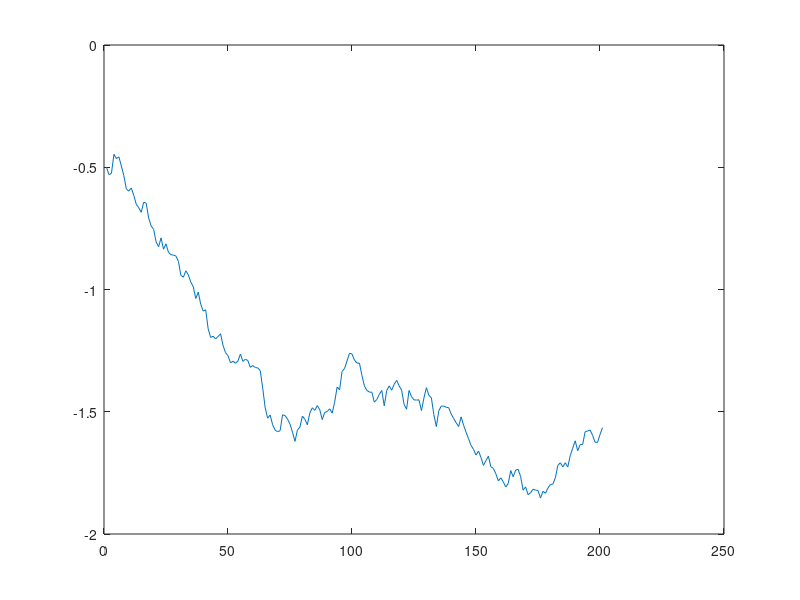
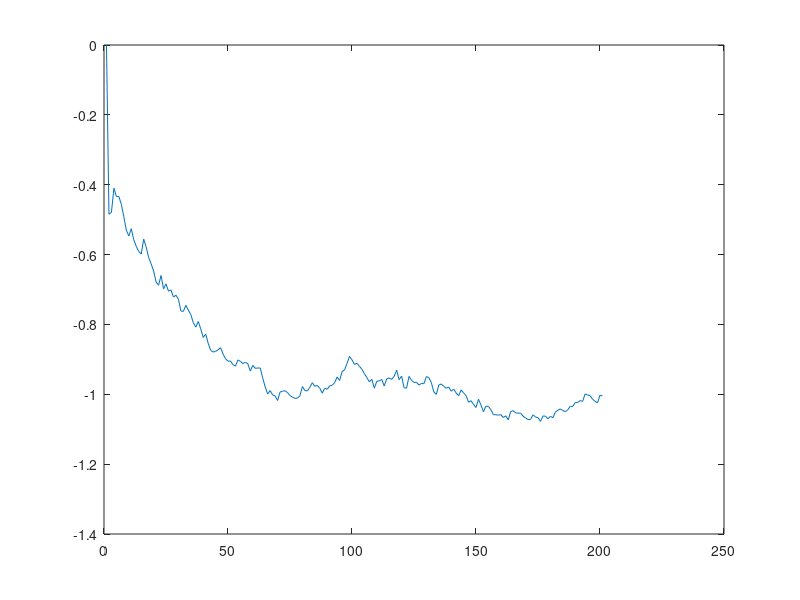

These charts were generated, in order, by the following MATLAB code: (Note: this script raises an error after producing the figures.)
%%%%%%%%%%%%%%%%%%%%%%%%%%%%%%%%%%%%%%%%%%%%%%%%%%%%%%%%%%%%%%%%%%%%%%%%%%%%%%%%%%%%%%%%%%%%%
%                                      Spline Filter                                        %
%%%%%%%%%%%%%%%%%%%%%%%%%%%%%%%%%%%%%%%%%%%%%%%%%%%%%%%%%%%%%%%%%%%%%%%%%%%%%%%%%%%%%%%%%%%%%
%                   S.Rajiv, B. Balaji, R.Tharmarasa,  and T.Kirubarajan                    %
%           ECE Dept., McMaster University, Hamilton, Ontario, L8S 4K1, Canada.             %
%           sithirr@mcmaster.ca, tharman@grads.ece.mcmaster.ca, kiruba@mcmaster.ca          %
%                                                                                           %
%                                 B. Balaji and M.McDonald                                  %
%              Defence R&D Canada, 3701 Carling Avenue, Ottawa, ON K1A 0Z4, Canada.         %
%						   bhashyam.balaji@drdc-rddc.gc.ca                                  %
%                           mike.mcdonald@drdc-rddc.gc.ca                                   %
%                                                                                           %
%                                       M.Pelletier                                         %
%                           FLIR - Radars, Laval, QC, Canada.                               %
%                               Michel.Pelletier@flir.com                                   %
%%%%%%%%%%%%%%%%%%%%%%%%%%%%%%%%%%%%%%%%%%%%%%%%%%%%%%%%%%%%%%%%%%%%%%%%%%%%%%%%%%%%%%%%%%%%%
function MyTrial()

clear all;
close all;

%Signal Part

spOrder = 5;
multi = 1; 

USE_ONLY_SIGNIFICANYT_POINTS = 0;
dt=0.01;
X0=-0.50;
NTsteps=200;
X1(1:NTsteps+1)=0;
X1(1)=X0;
sigma_x=0.3;
for ii=1:NTsteps
    Winc=sqrt(dt)*randn;
    fx1=1.2*cos(3*X1(ii));
    gx1=sigma_x;
    X1(ii+1)=X1(ii)+dt*fx1+Winc*gx1;
end
figure(1);
plot(X1)
%Measurement Part: Continuous-Discrete Model

cdY0=0;
cdY1(1:NTsteps+1)=0;
cdY1(1)=cdY0;
cdsigma_y1=0.05; %0.05, 0.0125 in C-C
for ii=1:NTsteps
    cdWincy=sqrt(dt)*randn;
    %cdf1=X1(ii+1);
    cdgy1=cdsigma_y1;
    cdY1(ii+1)=atan(X1(ii+1))+cdgy1*cdWincy;
end
figure(3);
plot(cdY1)

% Compute the transition probability density

dx1=0.1;
X1lims=-1.5:dx1:1.5;

lx1=length(X1lims);

r=0.5; %Symmetric discretization

for ii=1:lx1
    for jj=1:lx1
        x=X1lims(ii);
        y=X1lims(jj);
        X1r=X1lims(jj)+r*(X1lims(ii)-X1lims(jj));
        P(jj,ii)=(1./(sqrt(2*pi*dt)*sigma_x)).*...
            exp(-0.5*dt*(1/sigma_x^2)*( (x-y)./dt-1.2*cos(3*X1r)).^2+...
            r*dt*3.6*sin(3*X1r));
    end
end
% P(jj,ii) is the probability of going from jj to ii.
% Coverting Transition Probability to a 2D Spline
% The values of x are stored in X1lims vector and the transiiton
% probabilites are stored in P matrix.
% Points ={X1lims,X1lims};

%definingtransitionsplines;
x = X1lims; 
y = x; 
[xx,yy] = ndgrid(x,y);
z = P;
sp_Transition = spap2({length(x) - spOrder + 1, length(x) - spOrder + 1},[spOrder spOrder],{x,y},z);
tran_coefs = sp_Transition.coefs;

%Here we are essentially trying to multiply the Transition probabilty
%spline with the prior.

%Initialize pdf
%This part is spline version.
t(1:lx1) = 1;
% the prior is the first rox of t matrix as it represents
sp_Prior = spap2(length(x) - spOrder + 1, spOrder, X1lims, t(1,:));

t(1:lx1) = 1;
sp_Basic = spap2(length(x) - spOrder + 1, spOrder, X1lims, t(1,:));

r = length(sp_Basic.coefs);
IntOfBasicSP = zeros(r,r);
coefs = sp_Basic.coefs;
L = length(coefs);

for i = 1:r
    coef_temp_i = zeros(1,L);
    coef_temp_i(i) = coefs(i); 
    sp_temp_i = sp_Basic;
    sp_temp_i.coefs = coef_temp_i;
    for j = i:min(i+spOrder,r)
        coef_temp_j = zeros(1,L);
        coef_temp_j(j) = coefs(j);
        sp_temp_j = sp_Basic;
        sp_temp_j.coefs = coef_temp_j;
        product = fncmb(sp_temp_i ,'*', sp_temp_j);
        IntOfBasicSP(i,j) = fnval(fnint(product), product.breaks(end));
        IntOfBasicSP(j,i) = IntOfBasicSP(i,j);
    end
end

V = zeros(r,r);
for i = 1:r
    for j = 1:r
        temp_i(j) = tran_coefs(1,i,j);
    end
    for t = 1:r
        V(i,t) = temp_i * IntOfBasicSP(:,t);
    end
end
%for ss = 1:NTsteps
%  multiplyingpriorandtransition;
prior = sp_Prior;
pri_coefs = prior.coefs;
numOfBasicSpline = length(pri_coefs);
for kk = 1:NTsteps
    predict = prior;
    pri_coefs = prior.coefs;
    pre_coefs = zeros(1,numOfBasicSpline);
    for i = 1:numOfBasicSpline
%         for j = 1:numOfBasicSpline
%             temp_t = pri_coefs * IntOfBasicSP(j,:)';
%             pre_coefs(i) = pre_coefs(i) + temp_t * tran_coefs(1,i,j);
%         end
        pre_coefs(i) = pri_coefs * V(i,:)';
    end
    predict.coefs = pre_coefs;

    Corr=(1/(sqrt(2*pi)*cdsigma_y1))*exp(-(1/(2*cdsigma_y1^2))*(cdY1(kk+1)-atan(X1lims)).^2);
    
    likelihoodDistribution = spap2(length(X1lims) - spOrder + 1, spOrder, X1lims, Corr);
    
    updatedPDF(kk) = fncmb(predict, '*', likelihoodDistribution);
    cum_pro = fnval(fnint(updatedPDF(kk)), updatedPDF(kk).breaks(end));    
    updatedPDF(kk).coefs = updatedPDF(kk).coefs/cum_pro;
    updatedDistribution = updatedPDF(kk);
    vals = fnval(updatedDistribution, X1lims);
    prior = spap2(length(X1lims) - spOrder + 1, spOrder, X1lims, vals);
end

%The correction part has to come in here.



% To normalize the predicted values to accomodate for the transition
% probability matrix having values greater than one.


%Original from Balaji paper
u(1:NTsteps,1:lx1)=1;

for kk=1:NTsteps
    upred=P(:,:)*u(kk,:).'*dx1; %Prediction
    Corr=(1/(sqrt(2*pi)*cdsigma_y1))*exp(-(1/(2*cdsigma_y1^2))*(cdY1(kk+1)-atan(X1lims)).^2);
    ucorr=Corr.*upred.'; %Correction
    u(kk+1,:)=ucorr/(sum(ucorr*dx1)); %Normalized
end

for kk = 1:50:NTsteps
figure
fnplt(updatedPDF(kk));
hold on
plot(X1lims,u(kk+1,:),'r');
legend('Spline', 'Numerical')
end
%Conditional Mean

for ll=1:NTsteps
X1mean(ll)=dot(squeeze(u(ll,:)),X1lims)*dx1;
X2mean(ll) = 0;
for ii = 1:lx1
    X2mean(ll) = X2mean(ll) + dot(fnval(updatedPDF(ll), X1lims(ii)), X1lims(ii));
end
X2mean(ll) = X2mean(ll)*dx1;
end

figure(4);
plot(1:NTsteps,X1(2:end),'-',1:NTsteps,X1mean,'-o',1:NTsteps,X2mean,'r');
legend('Truth','Numerical','Spline')
axis([0 200 min(X1) max(X1)]);
end